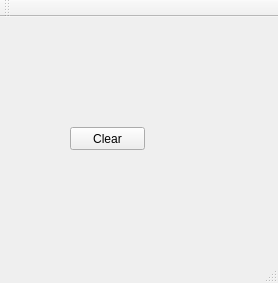
<?xml version="1.0" encoding="UTF-8"?>
<ui version="4.0">
 <class>MainWindow</class>
 <widget class="QMainWindow" name="MainWindow">
  <property name="geometry">
   <rect>
    <x>0</x>
    <y>0</y>
    <width>278</width>
    <height>283</height>
   </rect>
  </property>
  <property name="windowTitle">
   <string>MainWindow</string>
  </property>
  <widget class="QWidget" name="centralWidget">
   <widget class="QPushButton" name="pushButton">
    <property name="geometry">
     <rect>
      <x>70</x>
      <y>110</y>
      <width>75</width>
      <height>23</height>
     </rect>
    </property>
    <property name="text">
     <string>Clear</string>
    </property>
   </widget>
  </widget>
  <widget class="QMenuBar" name="menuBar">
   <property name="geometry">
    <rect>
     <x>0</x>
     <y>0</y>
     <width>278</width>
     <height>21</height>
    </rect>
   </property>
  </widget>
  <widget class="QToolBar" name="mainToolBar">
   <attribute name="toolBarArea">
    <enum>TopToolBarArea</enum>
   </attribute>
   <attribute name="toolBarBreak">
    <bool>false</bool>
   </attribute>
  </widget>
  <widget class="QStatusBar" name="statusBar"/>
 </widget>
 <layoutdefault spacing="6" margin="11"/>
 <resources/>
 <connections/>
</ui>
